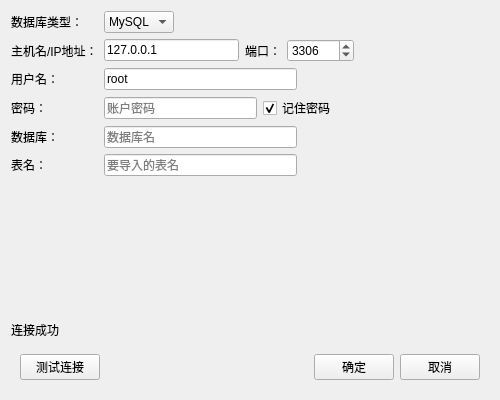
<?xml version="1.0" encoding="UTF-8"?>
<ui version="4.0">
 <class>Form</class>
 <widget class="QWidget" name="Form">
  <property name="geometry">
   <rect>
    <x>0</x>
    <y>0</y>
    <width>500</width>
    <height>400</height>
   </rect>
  </property>
  <property name="minimumSize">
   <size>
    <width>500</width>
    <height>400</height>
   </size>
  </property>
  <property name="maximumSize">
   <size>
    <width>16777215</width>
    <height>16777215</height>
   </size>
  </property>
  <property name="windowTitle">
   <string>从数据库导入</string>
  </property>
  <layout class="QVBoxLayout" name="verticalLayout">
   <item>
    <layout class="QFormLayout" name="formLayout">
     <item row="0" column="0">
      <widget class="QLabel" name="label_nettype">
       <property name="text">
        <string>数据库类型：</string>
       </property>
      </widget>
     </item>
     <item row="0" column="1">
      <layout class="QHBoxLayout" name="horizontalLayout_8">
       <item>
        <widget class="QComboBox" name="comboBox_database">
         <item>
          <property name="text">
           <string>MySQL</string>
          </property>
         </item>
        </widget>
       </item>
       <item>
        <spacer name="horizontalSpacer_8">
         <property name="orientation">
          <enum>Qt::Horizontal</enum>
         </property>
         <property name="sizeHint" stdset="0">
          <size>
           <width>40</width>
           <height>20</height>
          </size>
         </property>
        </spacer>
       </item>
      </layout>
     </item>
     <item row="2" column="0">
      <widget class="QLabel" name="label_username">
       <property name="text">
        <string>用户名：</string>
       </property>
      </widget>
     </item>
     <item row="2" column="1">
      <layout class="QHBoxLayout" name="horizontalLayout_7">
       <item>
        <widget class="QLineEdit" name="lineEdit_user">
         <property name="inputMask">
          <string/>
         </property>
         <property name="text">
          <string>root</string>
         </property>
         <property name="placeholderText">
          <string>账户名</string>
         </property>
        </widget>
       </item>
       <item>
        <spacer name="horizontalSpacer_7">
         <property name="orientation">
          <enum>Qt::Horizontal</enum>
         </property>
         <property name="sizeHint" stdset="0">
          <size>
           <width>40</width>
           <height>20</height>
          </size>
         </property>
        </spacer>
       </item>
      </layout>
     </item>
     <item row="3" column="0">
      <widget class="QLabel" name="label_password">
       <property name="text">
        <string>密码：</string>
       </property>
      </widget>
     </item>
     <item row="3" column="1">
      <layout class="QHBoxLayout" name="horizontalLayout_6">
       <item>
        <widget class="QLineEdit" name="lineEdit_passwd">
         <property name="inputMask">
          <string/>
         </property>
         <property name="text">
          <string/>
         </property>
         <property name="placeholderText">
          <string>账户密码</string>
         </property>
        </widget>
       </item>
       <item>
        <widget class="QCheckBox" name="checkBox">
         <property name="text">
          <string>记住密码</string>
         </property>
         <property name="checked">
          <bool>true</bool>
         </property>
        </widget>
       </item>
       <item>
        <spacer name="horizontalSpacer_6">
         <property name="orientation">
          <enum>Qt::Horizontal</enum>
         </property>
         <property name="sizeHint" stdset="0">
          <size>
           <width>40</width>
           <height>20</height>
          </size>
         </property>
        </spacer>
       </item>
      </layout>
     </item>
     <item row="7" column="1">
      <spacer name="verticalSpacer">
       <property name="orientation">
        <enum>Qt::Vertical</enum>
       </property>
       <property name="sizeHint" stdset="0">
        <size>
         <width>20</width>
         <height>40</height>
        </size>
       </property>
      </spacer>
     </item>
     <item row="1" column="0">
      <widget class="QLabel" name="label_ip">
       <property name="text">
        <string>主机名/IP地址：</string>
       </property>
      </widget>
     </item>
     <item row="1" column="1">
      <layout class="QHBoxLayout" name="horizontalLayout_4">
       <item>
        <widget class="QLineEdit" name="lineEdit_host">
         <property name="text">
          <string>127.0.0.1</string>
         </property>
         <property name="placeholderText">
          <string>数据库地址</string>
         </property>
        </widget>
       </item>
       <item>
        <widget class="QLabel" name="label_port">
         <property name="text">
          <string>端口：</string>
         </property>
        </widget>
       </item>
       <item>
        <widget class="QSpinBox" name="spinBox_port">
         <property name="maximum">
          <number>999999</number>
         </property>
         <property name="value">
          <number>3306</number>
         </property>
        </widget>
       </item>
       <item>
        <spacer name="horizontalSpacer_4">
         <property name="orientation">
          <enum>Qt::Horizontal</enum>
         </property>
         <property name="sizeHint" stdset="0">
          <size>
           <width>40</width>
           <height>20</height>
          </size>
         </property>
        </spacer>
       </item>
      </layout>
     </item>
     <item row="4" column="0">
      <widget class="QLabel" name="label_database">
       <property name="text">
        <string>数据库：</string>
       </property>
      </widget>
     </item>
     <item row="4" column="1">
      <layout class="QHBoxLayout" name="horizontalLayout_3">
       <item>
        <widget class="QLineEdit" name="lineEdit_db">
         <property name="text">
          <string/>
         </property>
         <property name="placeholderText">
          <string>数据库名</string>
         </property>
        </widget>
       </item>
       <item>
        <spacer name="horizontalSpacer_3">
         <property name="orientation">
          <enum>Qt::Horizontal</enum>
         </property>
         <property name="sizeHint" stdset="0">
          <size>
           <width>40</width>
           <height>20</height>
          </size>
         </property>
        </spacer>
       </item>
      </layout>
     </item>
     <item row="5" column="0">
      <widget class="QLabel" name="label_database_2">
       <property name="text">
        <string>表名：</string>
       </property>
      </widget>
     </item>
     <item row="5" column="1">
      <layout class="QHBoxLayout" name="horizontalLayout_2">
       <item>
        <widget class="QLineEdit" name="lineEdit_table">
         <property name="text">
          <string/>
         </property>
         <property name="placeholderText">
          <string>要导入的表名</string>
         </property>
        </widget>
       </item>
       <item>
        <spacer name="horizontalSpacer_2">
         <property name="orientation">
          <enum>Qt::Horizontal</enum>
         </property>
         <property name="sizeHint" stdset="0">
          <size>
           <width>40</width>
           <height>20</height>
          </size>
         </property>
        </spacer>
       </item>
      </layout>
     </item>
    </layout>
   </item>
   <item>
    <widget class="QLabel" name="label_test">
     <property name="text">
      <string>连接成功</string>
     </property>
    </widget>
   </item>
   <item>
    <widget class="QWidget" name="widget" native="true">
     <property name="maximumSize">
      <size>
       <width>16777215</width>
       <height>50</height>
      </size>
     </property>
     <layout class="QVBoxLayout" name="verticalLayout_2">
      <item>
       <layout class="QHBoxLayout" name="horizontalLayout">
        <item>
         <widget class="QPushButton" name="pushButton_test">
          <property name="text">
           <string>测试连接</string>
          </property>
         </widget>
        </item>
        <item>
         <spacer name="horizontalSpacer">
          <property name="orientation">
           <enum>Qt::Horizontal</enum>
          </property>
          <property name="sizeHint" stdset="0">
           <size>
            <width>40</width>
            <height>20</height>
           </size>
          </property>
         </spacer>
        </item>
        <item>
         <widget class="QPushButton" name="pushButton_ok">
          <property name="text">
           <string>确定</string>
          </property>
         </widget>
        </item>
        <item>
         <widget class="QPushButton" name="pushButton_cancel">
          <property name="text">
           <string>取消</string>
          </property>
         </widget>
        </item>
       </layout>
      </item>
     </layout>
    </widget>
   </item>
  </layout>
 </widget>
 <resources>
  <include location="../../../package/pyminer/ui/pyqtsource.qrc"/>
 </resources>
 <connections/>
</ui>
